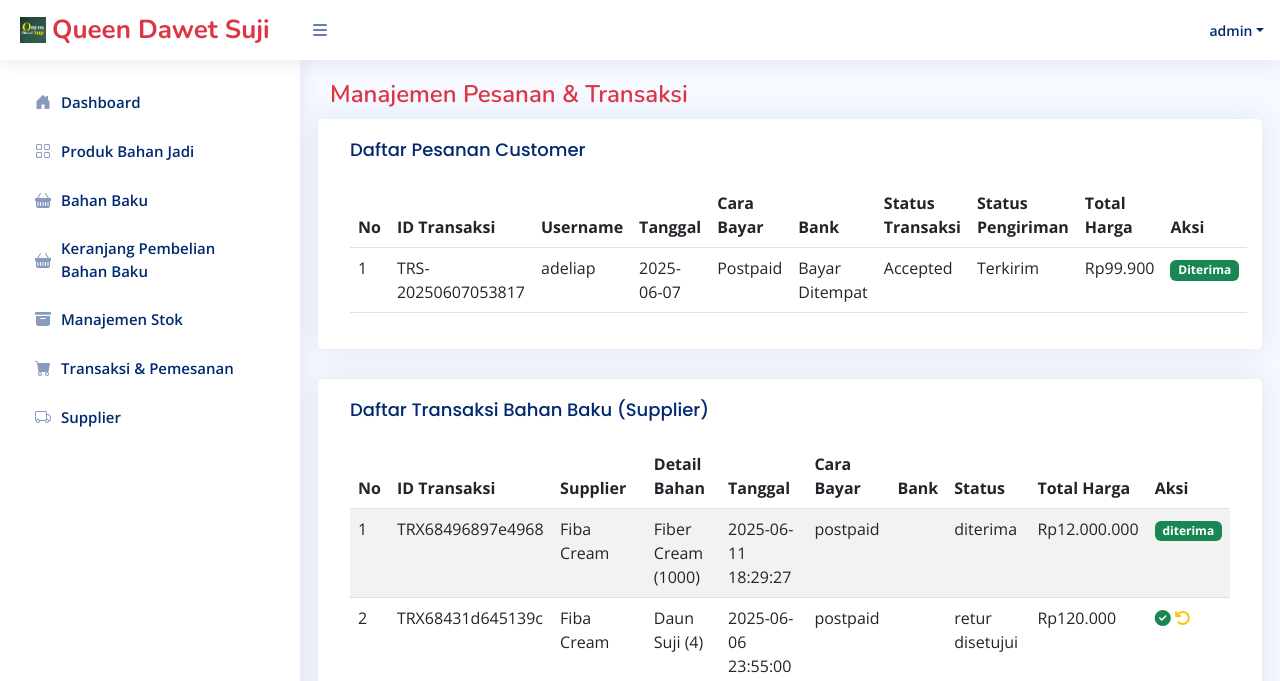
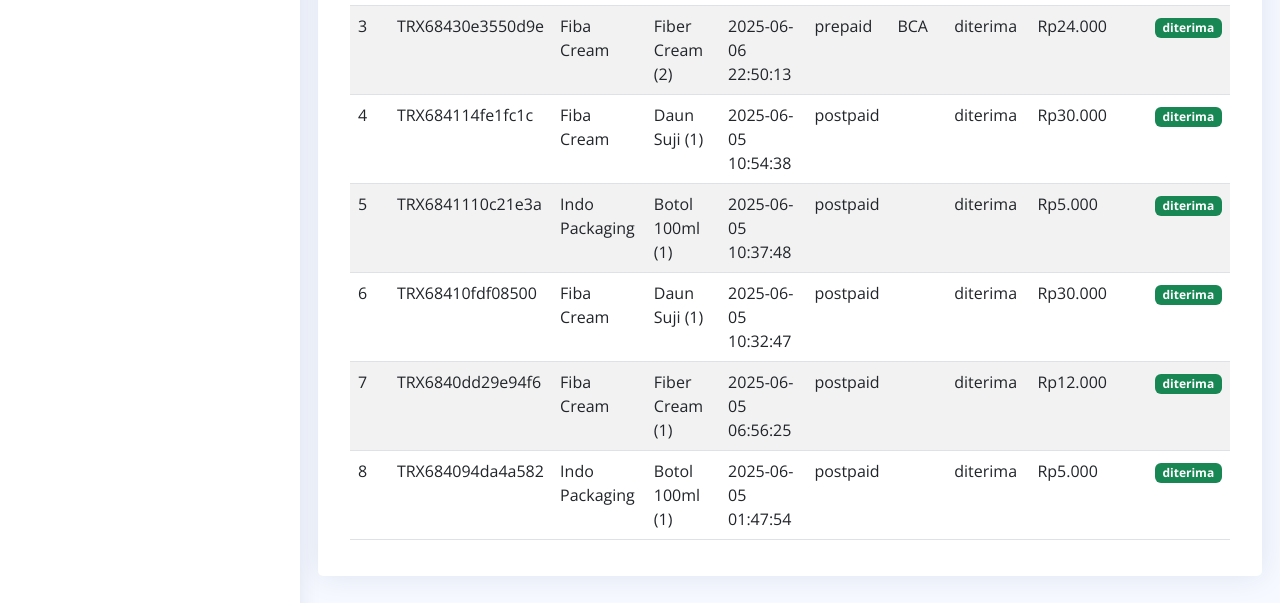
Page /Admin/viewTransaksi.php (signed in) on the earlier database version (2 pictures, top to bottom).
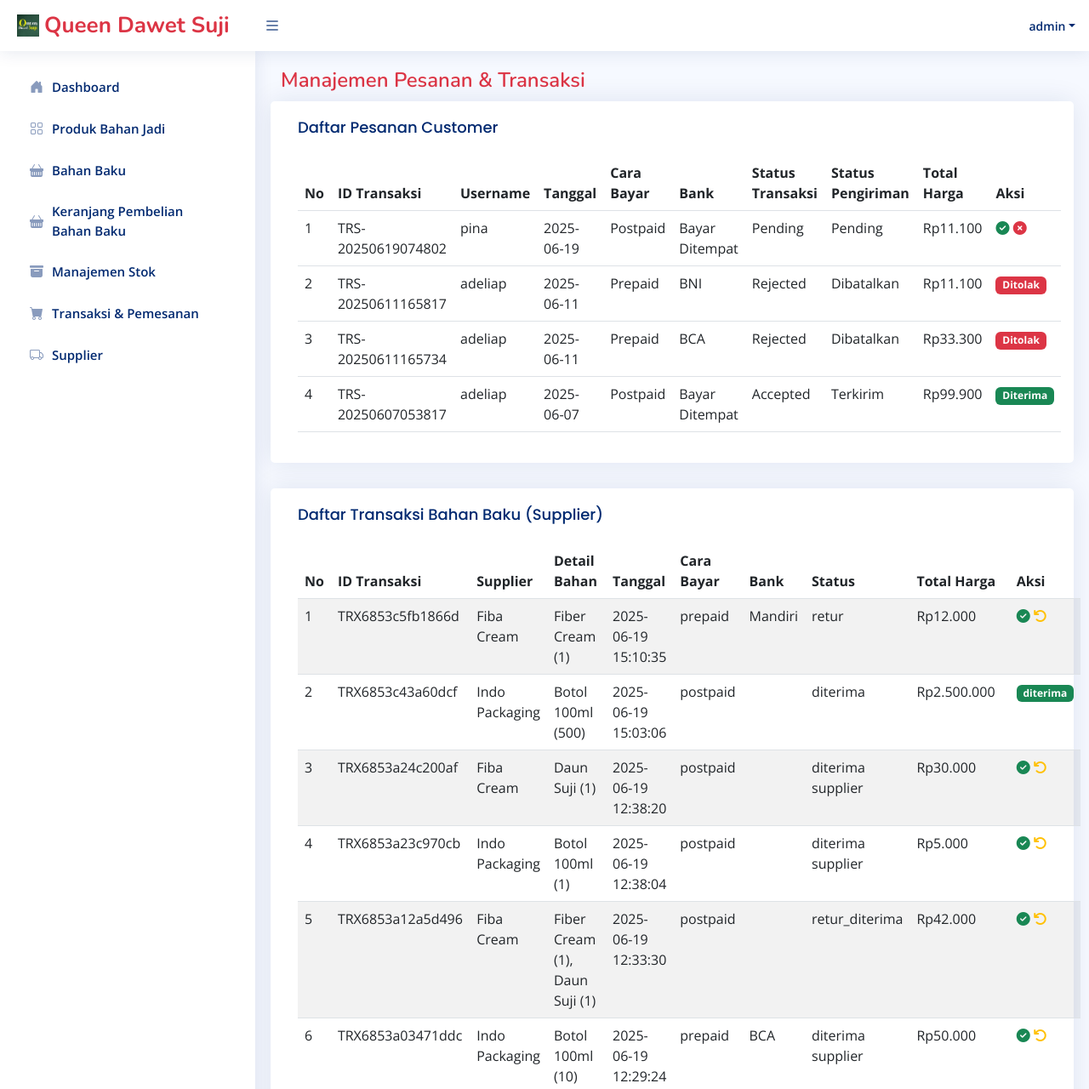
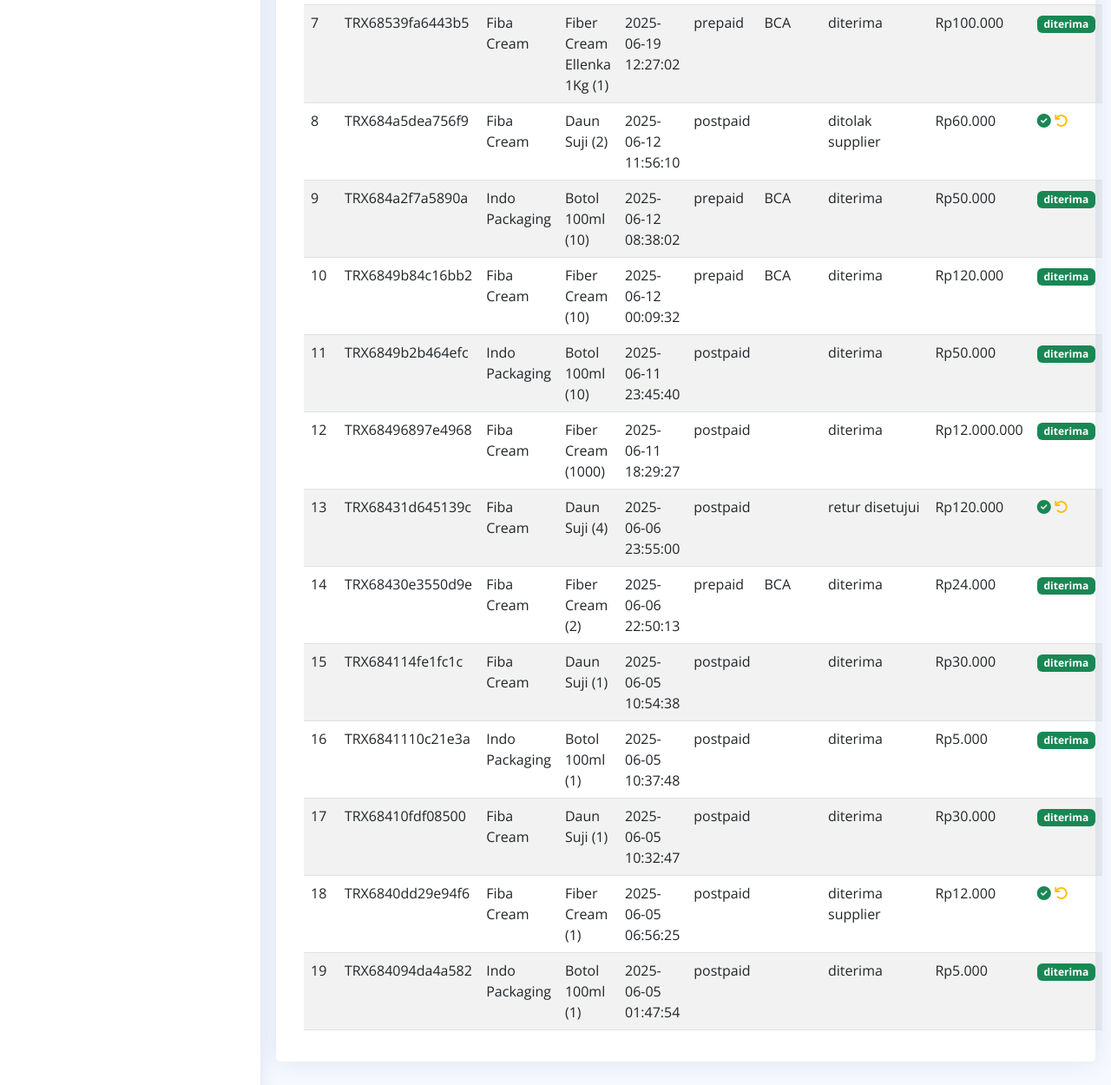
Same page on the later database version (2 pictures, top to bottom).
### tables this page shows
CREATE TABLE `transaksi` (
  `idTransaksi` varchar(255) NOT NULL,
  `username` varchar(255) NOT NULL,
  `tanggalTransaksi` date NOT NULL,
  `caraBayar` enum('Prepaid','Postpaid') NOT NULL,
  `bank` varchar(255) NOT NULL,
  `statusTransaksi` enum('Pending','Accepted','Rejected','Cancelled') NOT NULL,
  `totalHarga` int NOT NULL,
  `statusPengiriman` enum('Pending','Dalam Perjalanan','Terkirim','Dibatalkan') NOT NULL,
  `feedBack` varchar(255) DEFAULT NULL,
  `aksi` varchar(20) DEFAULT 'menunggu'
);

CREATE TABLE `transaksi_pembelian` (
  `idTransaksi` varchar(20) NOT NULL,
  `id_supplier` int DEFAULT NULL,
  `tanggal` datetime NOT NULL DEFAULT CURRENT_TIMESTAMP,
  `statusTransaksi` varchar(50) DEFAULT 'menunggu supplier',
  `totalHarga` double DEFAULT NULL,
  `caraBayar` enum('postpaid','prepaid') DEFAULT NULL,
  `bank` varchar(50) DEFAULT NULL,
  `aksi` varchar(20) DEFAULT 'menunggu supplier',
  `statusSupplier` enum('menunggu','menyetujui','menolak') DEFAULT 'menunggu'
);

CREATE TABLE `supplier` (
  `id_supplier` int NOT NULL,
  `username` varchar(100) NOT NULL,
  `password` varchar(255) NOT NULL,
  `nama_supplier` varchar(100) DEFAULT NULL,
  `kontak_supplier` varchar(100) DEFAULT NULL,
  `alamat` text
);

### connect.php (called while the page is built, shortened)
<?php
$connect = mysqli_connect("localhost", "root", "", "onlineshop");
function query($query){
    global $connect;
    $result = mysqli_query($connect, $query);
    $rows = [];
    while ($row = mysqli_fetch_assoc($result)){
        $rows[] = $row;
    }
    return $rows;
}
?>

### Admin/viewTransaksi.php (the view, shortened to what the changed rows need)
<?php
require 'template/headerAdmin.php';
$pesananCustomer = query("SELECT * FROM transaksi ORDER BY idTransaksi DESC");
$transaksiBahanBaku = query("
  SELECT tp.*, s.nama_supplier,
         GROUP_CONCAT(CONCAT(b.nama_bahan, ' (', dt.qty, ')') SEPARATOR ', ') AS detail_bahan
  FROM transaksi_pembelian tp
  JOIN supplier s ON tp.id_supplier = s.id_supplier
  JOIN detail_transaksi_pembelian dt ON tp.idTransaksi = dt.idTransaksi
  JOIN bahan_baku b ON dt.id_bahan = b.id_bahan
  GROUP BY tp.idTransaksi
  ORDER BY tp.tanggal DESC
");
?>
<main id="main" class="main">
  <div class="pagetitle">
    <h1 class="text-danger">Manajemen Pesanan & Transaksi</h1>
  </div>
  <section class="section">
    <div class="row">
      <div class="card">
        <div class="card-body">
          <table class="table">
            <thead>
              <tr>
                <th>No</th>
                <th>ID Transaksi</th>
                <th>Username</th>
                <th>Tanggal</th>
                <th>Cara Bayar</th>
                <th>Bank</th>
                <th>Status Transaksi</th>
                <th>Status Pengiriman</th>
                <th>Total Harga</th>
                <th>Aksi</th>
              </tr>
            </thead>
            <tbody>
              <?php $i=1; foreach($pesananCustomer as $pesanan): ?>
                <tr>
                  <td><?= $i++; ?></td>
                  <td><?= $pesanan["idTransaksi"]; ?></td>
                  <td><?= $pesanan["username"]; ?></td>
                  <td><?= $pesanan["tanggalTransaksi"]; ?></td>
                  <td><?= $pesanan["caraBayar"]; ?></td>
                  <td><?= $pesanan["bank"]; ?></td>
                  <td><?= $pesanan["statusTransaksi"]; ?></td>
                  <td><?= $pesanan["statusPengiriman"]; ?></td>
                  <td>Rp<?= number_format($pesanan["totalHarga"], 0, ',', '.'); ?></td>
                  <td>
                    <?php if($pesanan["statusTransaksi"] == 'Accepted' || $pesanan["statusPengiriman"] == 'Dalam Perjalanan') : ?>
                      <span class="badge bg-success">Diterima</span>
                    <?php elseif($pesanan["statusTransaksi"] == 'Rejected' || $pesanan["statusTransaksi"] == 'Ditolak') : ?>
                      <span class="badge bg-danger">Ditolak</span>
                    <?php else : ?>
                      <a href="terimaTransaksi.php?idTransaksi=<?= $pesanan["idTransaksi"]; ?>"
                        title="Terima Pesanan"
                        onclick="return confirm('Yakin menerima pesanan <?= $pesanan["idTransaksi"]; ?>?');">
                        <i class="fas fa-check-circle text-success"></i>
                      </a>
                      <a href="rejectTransaksi.php?idTransaksi=<?= $pesanan["idTransaksi"]; ?>"
                        title="Tolak Pesanan"
                        onclick="return confirm('Yakin menolak pesanan <?= $pesanan["idTransaksi"]; ?>?');">
                        <i class="fas fa-times-circle text-danger"></i>
                      </a>
                    <?php endif; ?>
                  </td>
                </tr>
              <?php endforeach; ?>
            </tbody>
          </table>
        </div>
      </div>
    </div>
  </section>
<section class="section">
  <div class="row">
    <div class="card">
      <div class="card-body">
        <table class="table table-striped">
          <thead>
            <tr>
              <th>No</th>
              <th>ID Transaksi</th>
              <th>Supplier</th>
              <th>Detail Bahan</th>
              <th>Tanggal</th>
              <th>Cara Bayar</th>
              <th>Bank</th>
              <th>Status</th>
              <th>Total Harga</th>
              <th>Aksi</th>
            </tr>
          </thead>
          <tbody>
            <?php $no = 1; foreach($transaksiBahanBaku as $transaksiBB): ?>
              <tr>
                <td><?= $no++; ?></td>
                <td><?= htmlspecialchars($transaksiBB["idTransaksi"]); ?></td>
                <td><?= htmlspecialchars($transaksiBB["nama_supplier"]); ?></td>
                <td><?= htmlspecialchars($transaksiBB["detail_bahan"]); ?></td>
                <td><?= htmlspecialchars($transaksiBB["tanggal"]); ?></td>
                <td><?= htmlspecialchars($transaksiBB["caraBayar"]); ?></td>
                <td><?= htmlspecialchars($transaksiBB["bank"]); ?></td>
                <td><?= htmlspecialchars($transaksiBB["statusTransaksi"]); ?></td>
                <td>Rp<?= number_format($transaksiBB["totalHarga"], 0, ',', '.'); ?></td>
                <td>
                  <?php if ($transaksiBB["statusTransaksi"] === 'diterima' || $transaksiBB["statusTransaksi"] === 'Rejected' || $transaksiBB["statusTransaksi"] === 'Cancelled'): ?>
                    <span class="badge bg-success"><?= htmlspecialchars($transaksiBB["statusTransaksi"]); ?></span>
                  <?php else: ?>
                    <a href="terimaTransaksi.php?idTransaksi=<?= $transaksiBB["idTransaksi"]; ?>"
                      title="Terima Pesanan"
                      onclick="return confirm('Yakin menerima transaksi <?= $transaksiBB["idTransaksi"]; ?>?');">
                      <i class="fas fa-check-circle text-success"></i>
                    </a>
                    <a href="retur.php?idTransaksi=<?= $transaksiBB["idTransaksi"]; ?>"
                      title="Retur"
                      onclick="return confirm('Yakin retur transaksi <?= $transaksiBB["idTransaksi"]; ?>?');">
                      <i class="fas fa-undo text-warning"></i>
                    </a>
                  <?php endif; ?>
                </td>
              </tr>
            <?php endforeach; ?>
          </tbody>
        </table>
      </div>
    </div>
  </div>
</section>
</main>

Differences in the rows shown:
added transaksi: idTransaksi "TRS-20250619074802", username "pina", tanggalTransaksi "2025-06-19", caraBayar "Postpaid", bank "Bayar Ditempat", statusTransaksi "Pending", statusPengiriman "Pending", totalHarga "11.100"
added transaksi: idTransaksi "TRS-20250611165817", username "adeliap", tanggalTransaksi "2025-06-11", caraBayar "Prepaid", bank "BNI", statusTransaksi "Rejected", statusPengiriman "Dibatalkan", totalHarga "11.100", shows "Ditolak"
added transaksi: idTransaksi "TRS-20250611165734", username "adeliap", tanggalTransaksi "2025-06-11", caraBayar "Prepaid", bank "BCA", statusTransaksi "Rejected", statusPengiriman "Dibatalkan", totalHarga "33.300", shows "Ditolak"
added transaksi_pembelian: idTransaksi "TRX6853c5fb1866d", id_supplier.nama_supplier "Fiba Cream", detail_bahan "Fiber Cream (1)", tanggal "2025-06-19 15:10:35", caraBayar "prepaid", bank "Mandiri", statusTransaksi "retur", totalHarga "12.000"
added transaksi_pembelian: idTransaksi "TRX6853c43a60dcf", id_supplier.nama_supplier "Indo Packaging", detail_bahan "Botol 100ml (500)", tanggal "2025-06-19 15:03:06", caraBayar "postpaid", statusTransaksi "diterima", totalHarga "2.500.000"
added transaksi_pembelian: idTransaksi "TRX6853a24c200af", id_supplier.nama_supplier "Fiba Cream", detail_bahan "Daun Suji (1)", tanggal "2025-06-19 12:38:20", caraBayar "postpaid", statusTransaksi "diterima supplier", totalHarga "30.000"
added transaksi_pembelian: idTransaksi "TRX6853a23c970cb", id_supplier.nama_supplier "Indo Packaging", detail_bahan "Botol 100ml (1)", tanggal "2025-06-19 12:38:04", caraBayar "postpaid", statusTransaksi "diterima supplier", totalHarga "5.000"
added transaksi_pembelian: idTransaksi "TRX6853a12a5d496", id_supplier.nama_supplier "Fiba Cream", detail_bahan "Fiber Cream (1), Daun Suji (1)", tanggal "2025-06-19 12:33:30", caraBayar "postpaid", statusTransaksi "retur_diterima", totalHarga "42.000"
added transaksi_pembelian: idTransaksi "TRX6853a03471ddc", id_supplier.nama_supplier "Indo Packaging", detail_bahan "Botol 100ml (10)", tanggal "2025-06-19 12:29:24", caraBayar "prepaid", bank "BCA", statusTransaksi "diterima supplier", totalHarga "50.000"
added transaksi_pembelian: idTransaksi "TRX68539fa6443b5", id_supplier.nama_supplier "Fiba Cream", detail_bahan "Fiber Cream Ellenka 1Kg (1)", tanggal "2025-06-19 12:27:02", caraBayar "prepaid", bank "BCA", statusTransaksi "diterima", totalHarga "100.000"
added transaksi_pembelian: idTransaksi "TRX684a5dea756f9", id_supplier.nama_supplier "Fiba Cream", detail_bahan "Daun Suji (2)", tanggal "2025-06-12 11:56:10", caraBayar "postpaid", statusTransaksi "ditolak supplier", totalHarga "60.000"
added transaksi_pembelian: idTransaksi "TRX684a2f7a5890a", id_supplier.nama_supplier "Indo Packaging", detail_bahan "Botol 100ml (10)", tanggal "2025-06-12 08:38:02", caraBayar "prepaid", bank "BCA", statusTransaksi "diterima", totalHarga "50.000"
added transaksi_pembelian: idTransaksi "TRX6849b84c16bb2", id_supplier.nama_supplier "Fiba Cream", detail_bahan "Fiber Cream (10)", tanggal "2025-06-12 00:09:32", caraBayar "prepaid", bank "BCA", statusTransaksi "diterima", totalHarga "120.000"
added transaksi_pembelian: idTransaksi "TRX6849b2b464efc", id_supplier.nama_supplier "Indo Packaging", detail_bahan "Botol 100ml (10)", tanggal "2025-06-11 23:45:40", caraBayar "postpaid", statusTransaksi "diterima", totalHarga "50.000"
changed transaksi_pembelian "TRX6840dd29e94f6": statusTransaksi "diterima" → "diterima supplier"; statusTransaksi "diterima" → (not shown)
